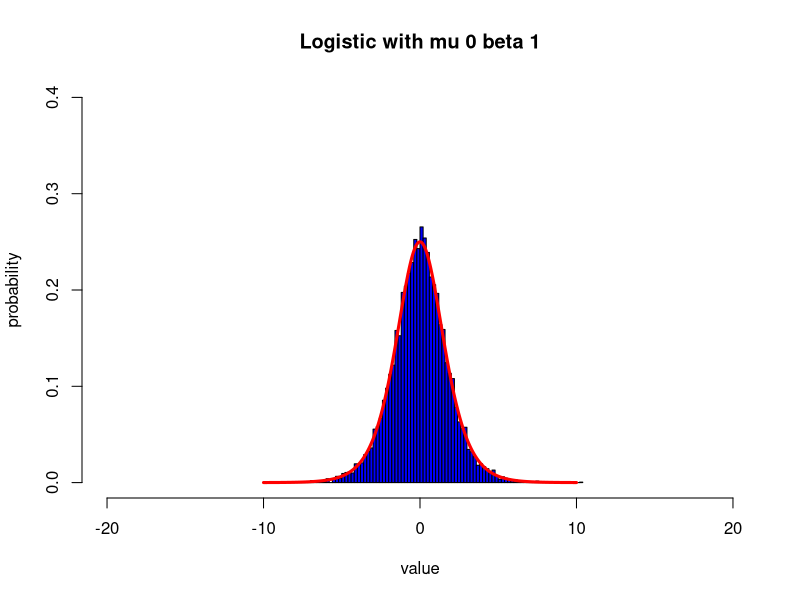
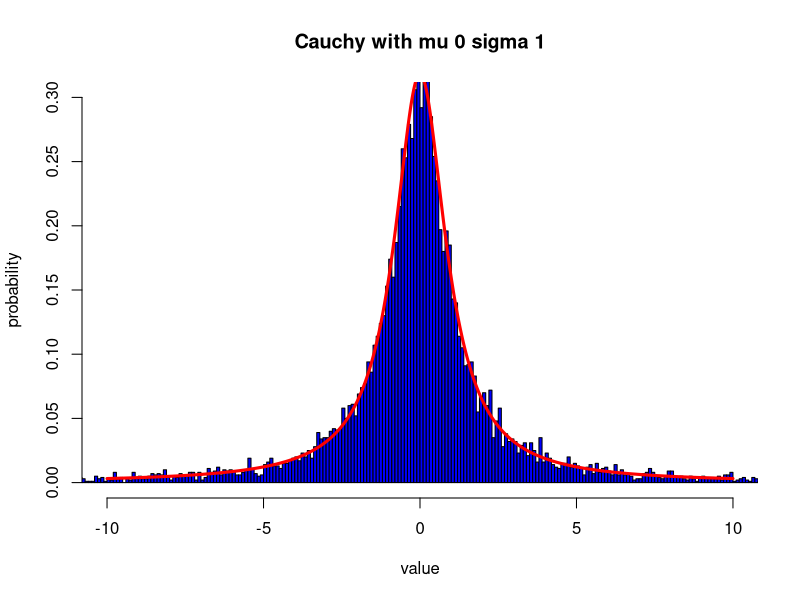
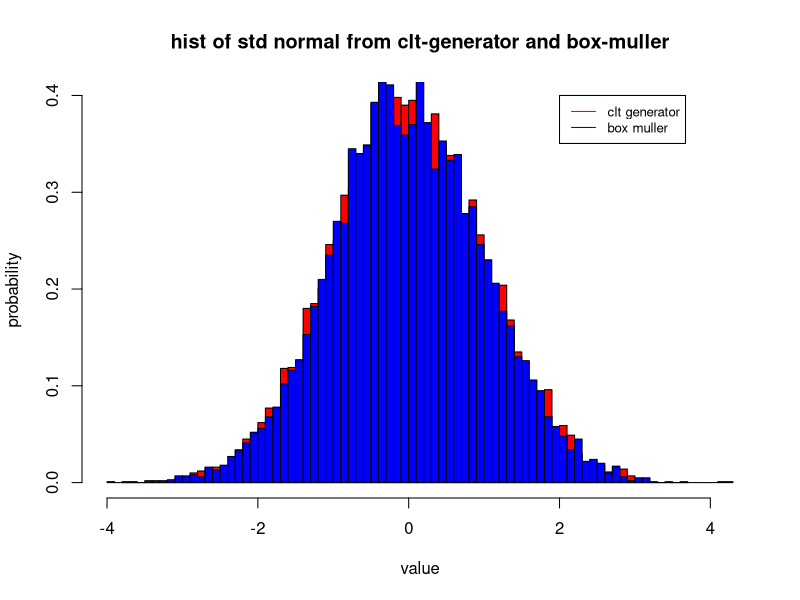
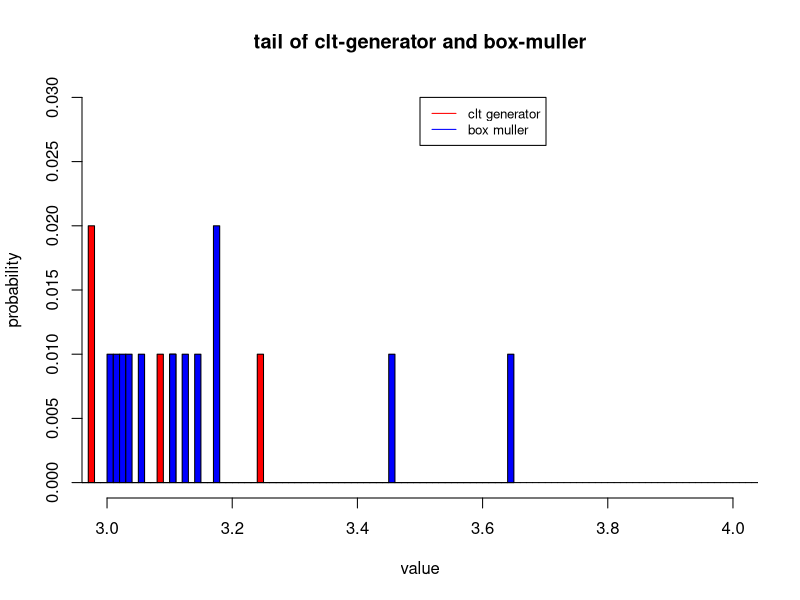
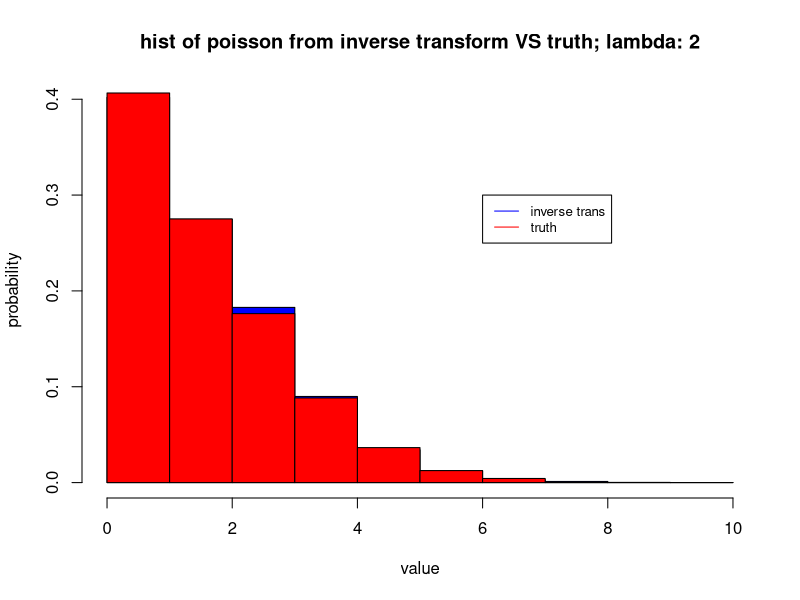
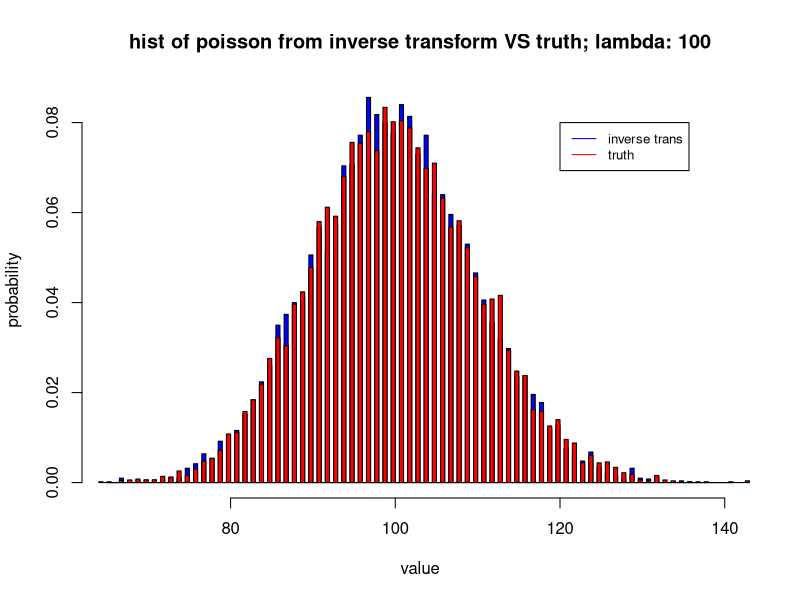
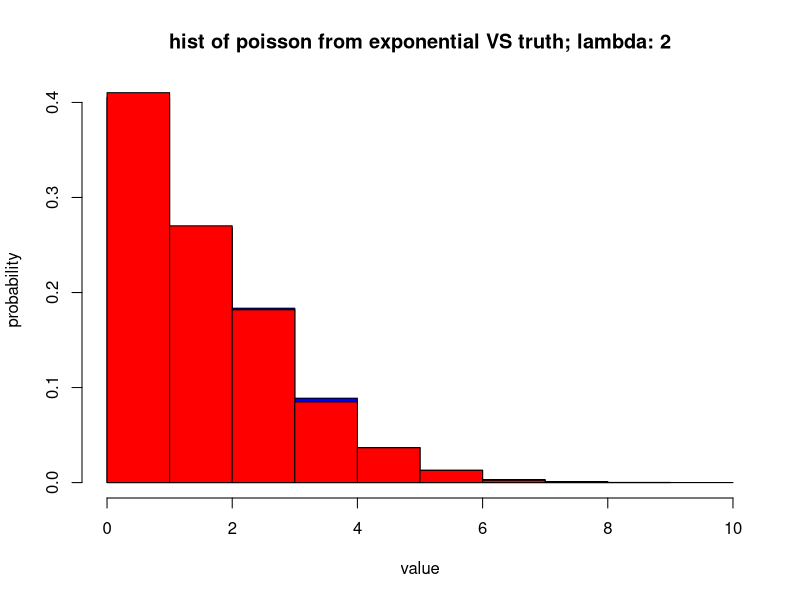
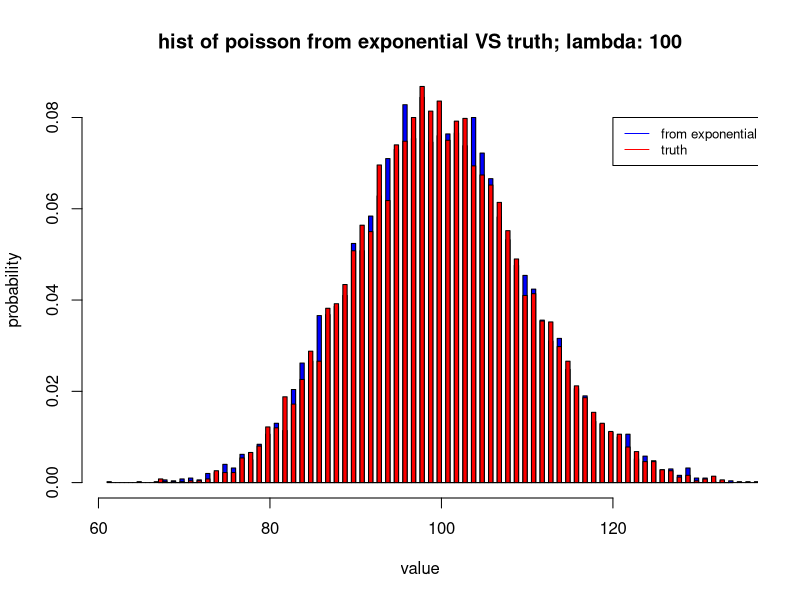

Reproduce these figures in R, in order.
## ---- chunk 1
set.seed(12345)
N = 10000
## Cauchy
mu = 0
beta = 1
x = seq(-10, 10, length.out = 1000)
hx = dlogis(x, location = mu, scale = beta)

U = runif(N,0,1)
y = -beta*log((1/U) -1) + mu

#y = rcauchy(N, location = mu, scale = beta)
hist(y, freq = F, xlim = c(-20,20),ylim = c(0,0.4), breaks = 100, 
     col = "blue", xlab = "value", ylab = "probability", main = paste0("Logistic with mu ", mu, " beta ", beta))
lines(x, hx, col = "red",lwd = 3)
## ---- chunk 2
N = 10000
## Cauchy
mu = 0
s = 1
x = seq(-10, 10, length.out = 1000)
hx = dcauchy(x, location = mu, scale = s)

U = runif(N,0,1)
y = s* tan(pi*(y-0.5)) + mu 
  
hist(y, freq = F, xlim = c(-10,10),ylim = c(0,0.3), breaks = 1000000, 
     col = "blue", xlab = "value", ylab = "probability", main = paste0("Cauchy with mu ", mu, " sigma ", s))
lines(x, hx, col = "red",lwd = 3)
rm(list = ls())
## ---- chunk 3
set.seed(1)
N = 10000
## clt generator
clt <- function(){
  return(sum(runif(12,-0.5,0.5)))
}
x_clt = replicate(N, clt())

## Box-muller
BoxMuller <- function(){
  u1 = runif(1,0,1)
  u2 = runif(1,0,1)
  return(c(sqrt(-2*log(u1))*cos(2*pi*u2),sqrt(-2*log(u1))* sin(2*pi*u2)))
}

x_box = replicate(N/2, BoxMuller())
n_breaks = 100
hist(x_clt, breaks = n_breaks, freq = F, col = "red",
     xlab = "value",ylab = "probability", main = "hist of std normal from clt-generator and box-muller" )
hist(x_box, add = T,breaks = n_breaks,freq = F, col = "blue")
legend(2, 0.4,legend=c("clt generator", "box muller"),
       col=c("red", "blue"), lty=1:1, cex=0.8)
## ---- chunk 4
print(paste0("# > 3 in clt-generator: ", length(x_clt[x_clt>3])))
print(paste0("# > 3 in box-muller   : ", length(x_box[x_box>3])))

n_breaks = 1000
hist(x_clt, breaks = n_breaks, freq = F,xlim=c(3,4),ylim = c(0,0.03), col = "red",
     xlab = "value",ylab = "probability", main = "tail of clt-generator and box-muller" )
hist(x_box, add = T,breaks = n_breaks,freq = F,,xlim=c(3,4), col = "blue")
legend(3.5, 0.03,legend=c("clt generator", "box muller"),
       col=c("red", "blue"), lty=1:1, cex=0.8)
## ---- chunk 5
x_norm = rnorm(N, 0, 1)
print(paste0("P(X > 3) = ", pnorm(3,0,1, lower.tail = F), " from pnorm"))
print(paste0("P(X > 3) = ", length(x_norm[x_norm > 3])/N, " for X ~ N(0,1)"))
print(paste0("P(X > 3) = ", length(x_norm[x_norm > 3])/N, " for X ~ box-muller"))
print(paste0("P(X > 3) = ", length(x_clt[x_clt > 3])/N, " for X ~ clt-generator"))
rm(list = ls())
## ---- chunk 6
rm(list = ls())
set.seed(12345)
## first, compute cdf of poisson up to M
pois_util <- function(k, lam){return(exp(-lam)*(lam^k)/factorial(k))}

Finv <- function(u,xs, cum_sum){
  return(min(xs[cum_sum > u]))
}

pois_inv_util <- function(xs, cum_sum){
  return(Finv(runif(1,0,1), xs, cum_sum))
}

pois_inv <- function(N, lam){
  biggest = min(10*lam, 150) ## note factorial(150) can be computed, but factorial(180) is +Inf in R 
  xs = seq(0, biggest, 1)
  pois_cumsum = cumsum(pois_util(xs, lam))
  return(replicate(N, pois_inv_util(xs, pois_cumsum)))
}
## ---- chunk 7
N  = 10000
lam = 2
x_poisinv = pois_inv(N, lam)
a = hist(x_poisinv, breaks = max(x_poisinv)+1, col = "blue", freq = F,
     xlab = "value",ylab = "probability", main = paste0("hist of poisson from inverse transform VS truth; lambda: ", lam))
hist(rpois(N, lam), add = T, breaks = a$breaks, col = "red",freq = F)
legend(6, 0.3,legend=c("inverse trans", "truth"),
       col=c("blue", "red"), lty=1:1, cex=0.8)
## ---- chunk 8
lam = 100
x_poisinv = pois_inv(N, lam)
hist(x_poisinv, breaks = max(x_poisinv), col = "blue", freq = F,
     xlab = "value",ylab = "probability", main = paste0("hist of poisson from inverse transform VS truth; lambda: ", lam))
hist(rpois(N, lam), add = T, breaks = max(x_poisinv), col = "red",freq = F)
legend(120, 0.08,legend=c("inverse trans", "truth"),
       col=c("blue", "red"), lty=1:1, cex=0.8)
## ---- chunk 9
pois_exp_util <- function(lam){
  m = max(2*lam, 100) ## well, only make sure that they work for our two cases
  xs = rexp(m, lam)
  xs_sum = cumsum(xs)
  return(length(xs_sum[xs_sum < 1]))
}
pois_exp <- function(N, lam){
  return(replicate(N, pois_exp_util(lam)))
}
## ---- chunk 10
lam = 2
x_poisexp = pois_exp(N, lam)

hist(x_poisexp, breaks = max(x_poisexp), col = "blue", freq = F,
     xlab = "value",ylab = "probability", main = paste0("hist of poisson from exponential VS truth; lambda: ", lam))
hist(rpois(N, lam), add = T, breaks = max(x_poisexp), col = "red",freq = F)
legend(120, 0.08,legend=c("from exponential", "truth"),
       col=c("blue", "red"), lty=1:1, cex=0.8)
## ---- chunk 11
lam = 100
x_poisexp = pois_exp(N, lam)

hist(x_poisexp, breaks = max(x_poisexp), col = "blue", freq = F,
     xlab = "value",ylab = "probability", main = paste0("hist of poisson from exponential VS truth; lambda: ", lam))
hist(rpois(N, lam), add = T, breaks = max(x_poisexp), col = "red",freq = F)
legend(120, 0.08,legend=c("from exponential", "truth"),
       col=c("blue", "red"), lty=1:1, cex=0.8)
## ---- chunk 12
rm(list = ls())
set.seed(123)
N = 10000
mu = 0
s = 1

xs = seq(mu - 5*s^2, mu + 5*s^2, 0.1)
hs = dnorm(xs, mu, s)
  
Cauchy2Normal <- function(mu, s){
  beta = s ## beta is the scale of cauchy
  lam = mu ## lam is mean of cauchy
  M = 4/sqrt(pi)
  accept = FALSE
  while(!accept){
    y = rcauchy(1, lam, beta)
    f = dnorm(y,mu,s)
    g = dcauchy(y,lam,beta)
    accept = rbinom(1,1,f/(g*M))
  }
  return(y)
}

x_c2n = replicate(N, Cauchy2Normal(mu, s))
hist(x_c2n, freq = F, breaks = 500, col = "blue", xlab = "value", ylab = "probability", main = "Normal generated from Cauchy vs ground truth")
lines(xs, hs, col = "red", lwd = 3)
## ---- chunk 13
G2G <- function(M,af,bf, ag, bg){
  accept = FALSE
  while(!accept){
    y = rgamma(1, ag, bg)
    f = dgamma(y,af,bf)
    g = dgamma(y, ag, bg)
    accept = rbinom(1, 1, f/(M*g))
  }
  return(y)
}

xs = seq(0,4, 0.0001) 
gs = dgamma(xs,4, 7)
fs = dgamma(xs, 4.3, 6.2)
M = max(fs[fs>0]/gs[gs > 0]) ## use the M determined empirically
x_g2g = replicate(N, G2G(M+1, 4.3, 6.2, 4, 7))
hist(x_g2g, breaks = 100, col = "blue", freq = F, xlab = "value", main = "Gamma(4.3,6.2) generated from Gamma(4,7)")
lines(xs, fs, col = "red", lwd = 3)
rm(list = ls())
## ---- chunk 14
rm(list = ls())
set.seed(12345)
trunc_normal_util <- function(lam, s, a){
  accept = F
  while(!accept){
    y = rnorm(1,lam, s)
    if(y >= a) accept = T
  }
  return(y)
}

trunc_normal <- function(N, lam, s, a){
  return(replicate(N, trunc_normal_util(lam, s, a)))
}

trunc_normal_eval <- function(N ,lam, s, a){
  ys = trunc_normal(N, lam, s, a)
  hist(ys, freq = F, breaks = 100, col = "blue", main = sprintf("Truncated normal N(%0.1f, %0.1f, %0.1f)", lam,s,a))
  library(truncnorm)
  xs = seq(a, max(10, 10*a), 0.01)
  fs = dtruncnorm(xs, a, Inf, lam, s)
  lines(xs, fs, col = "red", lwd = 3)
}


N = 10000
lam = 0
s = 1

#trunc_normal_eval(N, lam, s, 0)
trunc_normal_eval(N, lam, s, 2)
#trunc_normal_eval(N, lam, s, 3) ## this takes a while
## ---- chunk 15
set.seed(12345)
trunc_normal_util <- function(a){
  M_tilde = exp(-0.5*a^2) ##
  accept = F
  while(!accept){
    y = rnorm(1,a, 1)
    if(y < a){
      prob = 0
    }
    else{
      prob = dnorm(y,0,1)/(M_tilde*dnorm(y,a,1))
    }
    accept = rbinom(1,1, prob)
  }
  return(y)
}

trunc_normal <- function(N,a){
  return(replicate(N, trunc_normal_util(a)))
}

trunc_normal_eval <- function(N ,lam, s, a){
  ys = trunc_normal(N, a)
  hist(ys, freq = F, breaks = 100, col = "blue", main = sprintf("Truncated normal N(%0.1f, %0.1f, %0.1f)", lam,s,a))
  library(truncnorm)
  xs = seq(a, max(10, 10*a), 0.01)
  fs = dtruncnorm(xs, a, Inf, lam, s)
  lines(xs, fs, col = "red", lwd = 3)
}


N = 10000
lam = 0
s = 1
#trunc_normal_eval(N, lam, s, 0)
trunc_normal_eval(N, lam, s, 1)
trunc_normal_eval(N, lam, s, 3) ## this is much faster than a
## ---- chunk 16
set.seed(12345)
trunc_normal_util <- function(a){
  M_tilde = exp(-0.5*a^2)/(sqrt(2*pi)*a)
  accept = F
  while(!accept){
    y0 = rexp(1,a)
    y = y0+a
    prob = dnorm(y,0,1)/(M_tilde*dexp(y0,a))
    accept = rbinom(1,1, prob)
  }
  return(y)
}

trunc_normal <- function(N,a){
  return(replicate(N, trunc_normal_util(a)))
}

trunc_normal_eval <- function(N ,lam, s, a){
  ys = trunc_normal(N, a)
  hist(ys, freq = F, breaks = 100, col = "blue", main = sprintf("Truncated normal N(%0.1f, %0.1f, %0.1f)", lam,s,a))
  library(truncnorm)
  xs = seq(a, max(10, 10*a), 0.01)
  fs = dtruncnorm(xs, a, Inf, lam, s)
  lines(xs, fs, col = "red", lwd = 3)
}

N = 10000
lam = 0
s = 1
#trunc_normal_eval(N, lam, s, 0)
trunc_normal_eval(N, lam, s, 1)
trunc_normal_eval(N, lam, s, 3) ## also very fast
## ---- chunk 17
rm(list = ls())
set.seed(12)
denom_cauchy <- function(N, x){
  h2 <- function(x, theta){
    return(pi* exp(-(x-theta)^2))
  }
  t = rcauchy(N,0,1)
  we = h2(x,t)
  return(mean(we))
}

numer_cauchy <- function(N, x){
  h1 <- function(x, theta){
    return(theta*pi* exp(-(x-theta)^2))
  }
  t = rcauchy(N,0,1)
  we = h1(x,t)
  return(mean(we))
}

denom_normal <- function(N, x){
  h2 <- function(x, theta){
    return(sqrt(2*pi)* exp(-0.5*(x-theta)^2)/(1+theta^2))
  }
  t = rnorm(N,x,1)
  we = h2(x,t)
  return(mean(we))
}

numer_normal <- function(N, x){
  h1 <- function(x, theta){
    return(theta*sqrt(2*pi)* exp(-0.5*(x-theta)^2)/(1+theta^2))
  }
  t = rnorm(N,x,1)
  we = h1(x,t)
  return(mean(we))
}
## ---- chunk 18
## convergence and 3-digits accuracy for Denominator estimated with Cauchy
n_exper = 100
xs = c(0,2,4)
par(mfrow = c(3, 1))
par(mar=c(2,6,2,6))
par(fig=c(0,7,6,10)/10)
for(x in xs){
  Ns = seq(100,1000,100)
  sde1 = c()
  sde2 = c()
  for(N in Ns){
    exper1 = replicate(n_exper, denom_cauchy(N,x))
    sde1 = c(sde1, sd(exper1)/sqrt(n_exper))
    exper2 = replicate(n_exper, denom_normal(N,x))
    sde2 = c(sde2, sd(exper2)/sqrt(n_exper))
  }
  #dev.new(width=5, height=4, unit="in")
  plot(Ns, sde1, col = 'blue', ylim = c(min(sde1, sde2), max(sde1,sde2)),main = paste0("Cauchy vs normal: denominator at x = ", x), xlab = "number of samples", ylab = "standard error of estimates")
  points(Ns, sde2, col = "red")
  legend(x = 800, y =  max(sde1,sde2), legend = c("cauchy", "normal"), col = c("blue", "red"), lty = 1:1, cex = 0.8)
}

## ---- chunk 19
cat(sprintf("From Cauchy:\n"))
for(x in xs){
  est = denom_cauchy(1e6,x)
  cat(sprintf("Estimate for Denominator is %0.3f for x = %d\n", round(est,3), x))
}

cat(sprintf("From Normal:\n"))
for(x in xs){
  est = denom_normal(1e6,x)
  cat(sprintf("Estimate for Denominator is %0.3f for x = %d\n", round(est,3), x))
}
## ---- chunk 20
## convergence and 3-digits accuracy for Denominator estimated with Cauchy
n_exper = 100
xs = c(0,2,4)
par(mfrow = c(3, 1))
par(mar=c(2,6,2,6))
par(fig=c(0,7,6,10)/10)
for(x in xs){
  Ns = seq(100,1000,100)
  sde1 = c()
  sde2 = c()
  for(N in Ns){
    exper1 = replicate(n_exper, numer_cauchy(N,x))
    sde1 = c(sde1, sd(exper1)/sqrt(n_exper))
    exper2 = replicate(n_exper, numer_normal(N,x))
    sde2 = c(sde2, sd(exper2)/sqrt(n_exper))
  }
  plot(Ns, sde1, col = 'blue', ylim = c(min(sde1, sde2), max(sde1,sde2)) ,main = paste0("Cauchy vs normal: denominator at x = ", x), xlab = "number of samples", ylab = "standard error of estimates")
  points(Ns, sde2, col = "red")
  legend(x = 800, y =  max(sde1,sde2), legend = c("cauchy", "normal"), col = c("blue", "red"), lty = 1:1, cex = 0.8)
}
## ---- chunk 21
cat(sprintf("From Cauchy:\n"))
for(x in xs){
  est = numer_cauchy(1e6,x)
  cat(sprintf("Estimate for Denominator is %0.3f for x = %d\n", round(est,3), x))
}
cat(sprintf("From Normal:\n"))
for(x in xs){
  est = numer_normal(1e6,x)
  cat(sprintf("Estimate for Denominator is %0.3f for x = %d\n", round(est,3), x))
}
## ---- chunk 22
set.seed(12345)
pos_cauchy <- function(x){
  M = 1/sqrt(2*pi)
  accept = F
  while(!accept){
    y = rcauchy(1,0,1)
    prob = dnorm(x,y,1)/M
    accept = rbinom(1,1,prob)
  }
  return(y)
}
N = 10000
xs = c(0,2,4)
for(x in xs){
  cat(sprintf("Estimate for posterior mean: %f with x = %d\n", mean(replicate(N, pos_cauchy(x))), x))
}
## ---- chunk 23
BayesEst_cauchy_same <- function(N, x){
  h2 <- function(x, theta){
    return(pi* exp(-(x-theta)^2))
  }
  h1 <- function(x, theta){
    return(theta*pi* exp(-(x-theta)^2))
  }
  t = rcauchy(N,0,1)
  we1 = h1(x,t)
  we2 = h2(x,t)
  return(mean(we1)/mean(we2))
}

BayesEst_cauchy_diff <- function(N,x){
  return(numer_cauchy(N,x)/denom_cauchy(N,x))
}

N = 10000
xs = c(0,2,4)
for(x in xs){
  cat(sprintf("Estimate with same variables: %f with x = %d\n", BayesEst_cauchy_same(N,x), x))
}

N = 10000
xs = c(0,2,4)
for(x in xs){
  cat(sprintf("Estimate with diff variables: %f with x = %d\n", BayesEst_cauchy_diff(N,x), x))
}
## ---- chunk 24
## convergence and 3-digits accuracy for Denominator estimated with Cauchy
n_exper = 100
xs = c(0,2,4)
par(mfrow = c(3, 1))
par(mar=c(2,6,2,6))
par(fig=c(0,7,6,10)/10)
for(x in xs){
  Ns = seq(100,1000,100)
  sde1 = c()
  sde2 = c()
  for(N in Ns){
    exper1 = replicate(n_exper, BayesEst_cauchy_same(N,x))
    sde1 = c(sde1, sd(exper1)/sqrt(n_exper))
    exper2 = replicate(n_exper, BayesEst_cauchy_diff(N,x))
    sde2 = c(sde2, sd(exper2)/sqrt(n_exper))
  }
  plot(Ns, sde1, col = 'blue', ylim = c(min(sde1, sde2), max(sde1,sde2)) ,main = paste0("Bayes Estimator approximation: same theta VS different theta at x = ", x), xlab = "number of samples", ylab = "standard error of estimates")
  points(Ns, sde2, col = "red")
  legend(x = 800, y =  max(sde1,sde2), legend = c("same", "different"), col = c("blue", "red"), lty = 1:1, cex = 0.8)
}
## ---- chunk 25
set.seed(123)
pos_normal <- function(x){
  M = 1/pi
  #M = pi
  accept = F
  while(!accept){
    y = rnorm(1,x,1)
    #prob = dcauchy(y,0,1)*dnorm(x,y,1)/(M*dnorm(y,x,1))
    prob = dcauchy(y,0,1)/M
    accept = rbinom(1,1,prob)
  }
  return(y)
}
N = 10000
xs = c(0,2,4)
for(x in xs){
  cat(sprintf("Estimate for posterior mean: %f with x = %d\n", mean(replicate(N, pos_normal(x))), x))
}

## ---- chunk 26
BayesEst_normal_same <- function(N, x){
  h2 <- function(x, theta){
    return(sqrt(2*pi)* exp(-0.5*(x-theta)^2)/(1+theta^2))
  }
  h1 <- function(x, theta){
    return(theta*sqrt(2*pi)* exp(-0.5*(x-theta)^2)/(1+theta^2))
  }
  t = rnorm(N,x,1)
  we1 = h1(x,t)
  we2 = h2(x,t)
  return(mean(we1)/mean(we2))
}

BayesEst_normal_diff <- function(N, x){
  return(numer_normal(N,x)/denom_normal(N,x))
}


N = 10000
xs = c(0,2,4)
for(x in xs){
  cat(sprintf("Estimate with same variables: %f with x = %d\n", BayesEst_normal_same(N,x), x))
}

N = 10000
xs = c(0,2,4)
for(x in xs){
  cat(sprintf("Estimate with diff variables: %f with x = %d\n", BayesEst_normal_diff(N,x), x))
}
## ---- chunk 27
## convergence and 3-digits accuracy for Denominator estimated with Cauchy
n_exper = 100
xs = c(0,2,4)
for(x in xs){
  Ns = seq(100,1000,100)
  sde1 = c()
  sde2 = c()
  for(N in Ns){
    exper1 = replicate(n_exper, BayesEst_normal_same(N,x))
    sde1 = c(sde1, sd(exper1)/sqrt(n_exper))
    exper2 = replicate(n_exper, BayesEst_normal_diff(N,x))
    sde2 = c(sde2, sd(exper2)/sqrt(n_exper))
  }
  plot(Ns, sde1, col = 'blue', ylim = c(min(sde1, sde2), max(sde1,sde2)) ,main = paste0("Bayes Estimator approximation with Normal: same theta VS different theta at x = ", x), xlab = "number of samples", ylab = "standard error of estimates")
  points(Ns, sde2, col = "red")
  legend(x = 800, y =  max(sde1,sde2), legend = c("same", "different"), col = c("blue", "red"), lty = 1:1, cex = 0.8)
}
## ---- chunk 28
f <- function(x){return(exp(x - exp(x)))}
x = matrix(rnorm(100*10^4), ncol = 100)
we = f(x)/dnorm(x) 
## ---- chunk 29
ts = 1:10^4
unnorm =  apply(we*exp(x), 2, cumsum)/(1:10^4)

unnorm_mean = apply(unnorm, 1, mean)
unnorm_max = apply(unnorm, 1, max)
unnorm_min = apply(unnorm, 1, min)

plot(ts, unnorm_mean, col = "red", ylim = range(unnorm), xlab = "n_draw", ylab = "estimate", main = "Estimate without normalization", type = 'l', lwd = 3)
polygon(c(ts,rev(ts)),c(unnorm_min, rev(unnorm_max)),col="thistle",border=NA)
lines(ts, unnorm_mean, type = "l", col = "red")
lines(ts, unnorm_max)
lines(ts, unnorm_min)
## ---- chunk 30
ts = 1:10^4
renorm = apply(we*exp(x), 2, cumsum)/apply(we, 2, cumsum)

renorm_mean = apply(renorm, 1, mean)
renorm_max = apply(renorm, 1, max)
renorm_min = apply(renorm, 1, min)

plot(ts, renorm_mean, col = "red", ylim = range(renorm), xlab = "n_draw", ylab = "estimate", main = "Estimate with self-normalization normalization", type = 'l', lwd = 3)
polygon(c(ts,rev(ts)),c(renorm_min, rev(renorm_max)),col="thistle",border=NA)
lines(ts, renorm_mean, type = "l", col = "red")
lines(ts, renorm_max)
lines(ts, renorm_min)
## ---- chunk 31
rm(list = ls())
set.seed(12345)
## since it is symmetric, I only need to compute integral starting from 0; then multiply by 2
end = 100
space = 1e-5
xs = seq(0,50,space)
myfunc <- function(x){return(abs(x)*dt(x, df = 3))}
est_rec = 2*sum(myfunc(xs))*space
cat(sprintf("estimate from rectangle method:%f\n", est_rec))
## ---- chunk 32
n_sample = 1e4
n_exper = 100
x = matrix(rt(n = n_sample*n_exper, df = 3), ncol = n_exper)
we = dt(x, df = 3)/dt(x, df = 3) 
ests = colSums(we*abs(x))/n_sample
cat(sprintf("mean of estimator: %f\n", mean(ests)))
cat(sprintf("variance of estimator: %f\n", var(ests)))
## ---- chunk 33
n_sample = 1e4
n_exper = 100
x = matrix(rt(n = n_sample*n_exper, df = 1), ncol = n_exper)
we = dt(x, df = 3)/dt(x, df = 1) 
ests = colSums(we*abs(x))/n_sample
cat(sprintf("mean of estimator: %f\n", mean(ests)))
cat(sprintf("variance of estimator: %f\n", var(ests)))
## ---- chunk 34
n_sample = 1e4
n_exper = 100
x = matrix(rnorm(n = n_sample*n_exper), ncol = n_exper)
we = dt(x, df = 3)/dnorm(x)
ests = colSums(we*abs(x))/n_sample
cat(sprintf("mean of estimator: %f\n", mean(ests)))
cat(sprintf("variance of estimator: %f\n", var(ests)))
## ---- chunk 35
rm(list = ls())
set.seed(12345)
n_sample = 1e4
N = 100
decide_in <- function(xyz){
  return(xyz[1]^(1/2) + xyz[2]^(1/3) + xyz[3]^(1/4) < 1)
}

est_rec <- function(n_sample){
  draws = matrix(runif(3*n_sample,0,1), ncol = 3)
  result = apply(draws, 1, decide_in)
  est = sum(result)/n_sample
  return(est)
}

est_rec_exper = replicate(N, est_rec(n_sample))
cat(sprintf("mean of estimatee: %f\n", mean(est_rec_exper)))
cat(sprintf("var of estimatee: %12e\n", round(var(est_rec_exper),12)))
## ---- chunk 36
rej_sample <- function(n_sample){
  draws = matrix(runif(3*n_sample,0,1), ncol = 3)
  result = apply(draws, 1, decide_in)
  X1 = draws[result == T,1]
  X2 = draws[result == T,2]
  X3 = draws[result == T,3]
  return(list(n_acc = length(X1),X1=X1,X2=X2,X3=X3))
}
n_sample = 1e6
out = rej_sample(n_sample)
cat(sprintf("Number of accepted samples: %d\n", mean(out$n_acc)))
cat(sprintf("Estimated Mean of X1: %5e\n", mean(out$X1)))
cat(sprintf("Estimated Mean of X2: %5e\n", mean(out$X2)))
cat(sprintf("Estimated Mean of X3: %5e\n", mean(out$X3)))
## ---- chunk 37
my_Aarea = mean(est_rec_exper)
weight <- function(xyz,A_area= my_Aarea){
  if(decide_in(xyz)){
    we = (1/A_area) * exp(sum(log(dexp(xyz, rate = 0.1))))
    return(we)
  }
  return(0)
}

n_sample = 1e6
draws = matrix(rexp(3*n_sample,rate = 0.1), ncol = 3)
we = apply(draws,1,weight)
est = mean(we * draws[,1])
cat(sprintf("estimated value: %12e\n", est))
